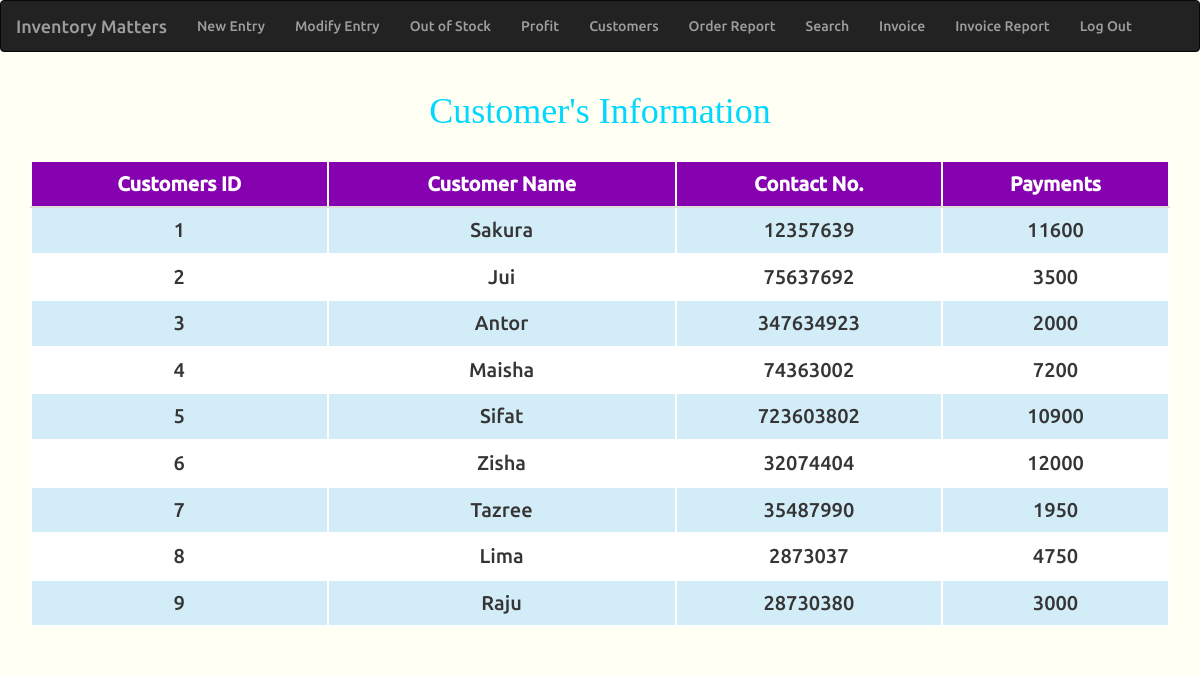
/customer.php, run on the app's committed database.
### tables this page shows
CREATE TABLE `customers` (
  `Customer_Id` int(11) NOT NULL,
  `Name` varchar(20) NOT NULL,
  `Contact_no` int(11) NOT NULL
);

### customer.php (the view, shortened to what this page needs)
<!DOCTYPE html>
<?php
		include('include/our_connect.php');
		$sql = 'SELECT Customer_Id, Name, Contact_no, sum(Total_price) as payments
			FROM customers as c, orders as o
			where c.Customer_Id = o.C_id
			group by Name
			order by Customer_Id asc';
		$query = mysqli_query($conn, $sql);
	 ?>
<html>
<head>
	  <link rel="stylesheet" href="css/bootstrap.min.css">
	  <link rel="stylesheet" href="font-awesome/css/font-awesome.min.css">
	  <link rel="stylesheet" href="css/all.css">
	  <link rel="stylesheet" href="css/table.css">
</head>
<body>
	<?php include('include/nav.php'); ?>
	<div class="container container-fluid">
		<table class="data-table table table-responsive">
			<h1 class="in-middle txtgreen">Customer's Information</h1><br>
			<thead>
				<tr>
					<th>Customers ID</th>
					<th>Customer Name</th>
					<th>Contact No.</th>
					<th>Payments</th>
				</tr>
			</thead>
			<tbody>
				<?php
					while ($row = mysqli_fetch_array($query)) {
				echo '<tr>
				<td>'.$row['Customer_Id'].'</td>
				<td>'.$row['Name'].'</td>
				<td>'.$row['Contact_no'].'</td>
				<td>'.$row['payments'].'</td>
					</tr>';
					}
				?>
			</tbody>
		</table>
	</div>
</body>
</html>

### include/nav.php
<?php
	if (!isset($admin_name)) {
		$admin_name = "Ratul";
	}
	$get_string = "?admin_name=$admin_name";
 ?>
<nav class="navbar navbar-inverse">
	  <div class="container-fluid">
	    <div class="navbar-header">
	      <a class="navbar-brand" href="menu.php?admin_name=<?=$admin_name?>">Inventory Matters</a>
	    </div>
	    <ul class="nav navbar-nav">
	      <li><a href="add_item.php<?=$get_string?>">New Entry</a></li>
	      <li><a href="all_products.php<?=$get_string?>">Modify Entry</a></li>
	      <li><a href="outofstock.php">Out of Stock</a></li>
	      <li><a href="profit_calc.php">Profit</a></li>
	      <li><a href="customer.php">Customers</a></li>
	      <li><a href="order.php">Order Report</a></li>
	      <li><a href="search_by.php">Search</a></li>
	      <li><a href="invoice.php">Invoice</a></li>
	      <li><a href="invoice_report.php">Invoice Report</a></li>
	      <li><a href="index.php">Log Out</a></li>
	    </ul>
	  </div>
	</nav>

### css/all.css (style rules this page uses)
body { background-color: #fffff3 !important; font-family: "ourFont"; }
h1, h2, h3, h4, h5, h6 { text-transform: capitalize; color: #FB9902 !important; font-family: 'Lobster'; }
.in-middle { margin-left: auto; margin-right: auto; text-align: center; }
.txtgreen { color: #00D8FF !important; font-family: 'Lobster' !important; }

### css/table.css (style rules this page uses)
table { margin: auto; font-family: "ourFont", "Lucida Sans Unicode", "Lucida Grande", "Segoe Ui"; font-size: 15px; }
table td { transition: all .5s; text-align: center; }
.data-table { border-collapse: collapse; font-size: 20px; min-width: 537px; }
.data-table th, .data-table td { border: 2px solid white;#2A0934; padding: 7px 17px; }
.data-table thead th { background-color: #8601AF; color: white; text-transform: capitalize; text-align:center; }
.data-table tbody td { color: #353535; background-color: #ffffff; }
.data-table tbody tr:nth-child(odd) td { background-color: #d3edf8 ; }

### data on the page
customers: Customer_Id "1", Name "Sakura", Contact_no "12357639", payments "11600"
customers: Customer_Id "2", Name "Jui", Contact_no "75637692", payments "3500"
customers: Customer_Id "3", Name "Antor", Contact_no "347634923", payments "2000"
customers: Customer_Id "4", Name "Maisha", Contact_no "74363002", payments "7200"
customers: Customer_Id "5", Name "Sifat", Contact_no "723603802", payments "10900"
customers: Customer_Id "6", Name "Zisha", Contact_no "32074404", payments "12000"
customers: Customer_Id "7", Name "Tazree", Contact_no "35487990", payments "1950"
customers: Customer_Id "8", Name "Lima", Contact_no "2873037", payments "4750"
customers: Customer_Id "9", Name "Raju", Contact_no "28730380", payments "3000"
